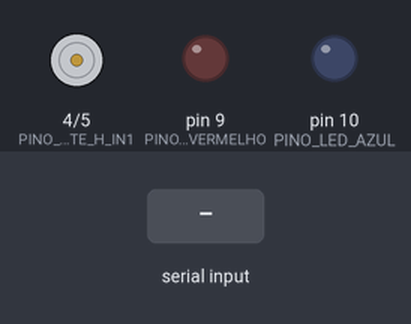
This sketch was run on a simulated Arduino Uno, built with avr-gcc and run on an emulated ATmega328P. On the bench: motor-driver pin pairs drawn as motors (green arrow = first pin HIGH = forward, orange = second pin HIGH = backward, longer = more drive, scaled by the enable pin), output pins drawn as LEDs (lit = HIGH). The inputs (shaded band) are chosen by the test bench. What the sketch prints to the serial monitor is not drawn.

Above: at 1.2 s.
1.3 s: "G" received over Serial
At 2.7 s:
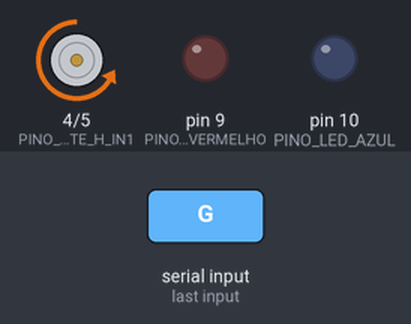
4.3 s: "O" received over Serial
At 5.5 s:
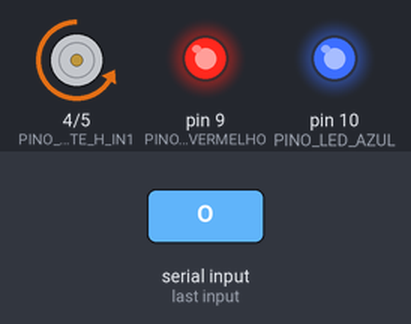
6.0 s: "V" received over Serial
At 6.8 s:
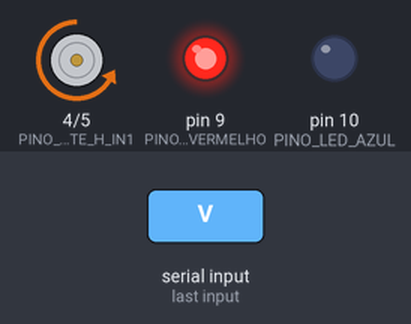
7.7 s: "A" received over Serial
At 9.1 s:
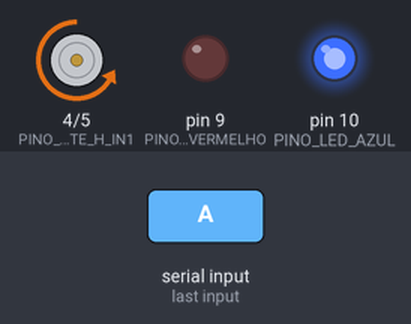
9.4 s: "O" received over Serial
At 10.6 s:
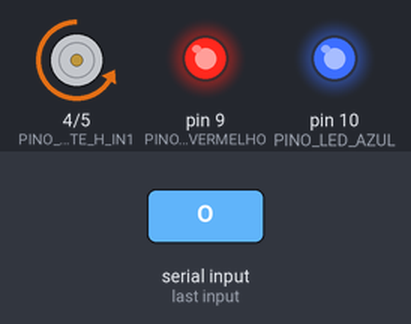
Timing chart, 0 to 12.1 s (numbered marks = the images above; inputs shaded):
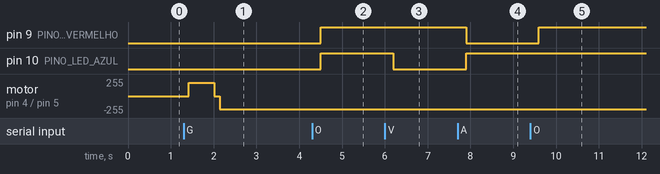

Measured:
- after the input at 1.3 s, motor on pin 4 (PINO_PONTE_H_IN1) / pin 5 (PINO_PONTE_H_IN2): stopped → forward 200/255 after 0.12 s, → stopped 0.60 s later, → backward 200/255 0.12 s later
- after the input at 4.3 s, pin 9 (PINO_LED_VERMELHO), pin 10 (PINO_LED_AZUL): LOW → HIGH after 0.20 s
- after the input at 6.0 s, pin 10 (PINO_LED_AZUL): HIGH → LOW after 0.20 s
- after the input at 7.7 s, pin 9 (PINO_LED_VERMELHO): HIGH → LOW after 0.20 s; pin 10 (PINO_LED_AZUL): LOW → HIGH after 0.20 s
- after the input at 9.4 s, pin 9 (PINO_LED_VERMELHO): LOW → HIGH after 0.20 s

The sketch:

madara_arduino.ino
```cpp
/*
 * ==========================================================================
 *   PROJETO M.A.D.A.R.A. - Corpo do boneco (Arduino)
 * ==========================================================================
 *
 * Recebe comandos do Python (modulos/arduino.py) pela porta serial e
 * controla:
 *   - dois LEDs, que são os OLHOS do boneco;
 *   - um motor DC, ligado por uma ponte H, que gira a CABEÇA.
 *
 * Protocolo: um caractere por comando, a 9600 baud - mesmo formato do
 * 'arduino_serial.ino' do professor:
 *
 *   'O' -> acende os dois LEDs    'G' -> começa a girar a cabeça
 *   'o' -> apaga os dois LEDs     'P' -> para e volta a cabeça ao centro
 *   'V' -> só o LED vermelho      (Sharingan)
 *   'A' -> só o LED azul          (Rinnegan)
 *
 * Ligações (Arduino Uno):
 *   Ponte H  ENA : pino 3  (velocidade, por PWM)
 *   Ponte H  IN1 : pino 4  (sentido)
 *   Ponte H  IN2 : pino 5  (sentido)
 *   Motor        : OUT1 e OUT2 da ponte H
 *   LED vermelho : pino 9  -> resistor de 220 ohms -> LED -> GND
 *   LED azul     : pino 10 -> resistor de 220 ohms -> LED -> GND
 *
 * Os LEDs usam os pinos 9 e 10 porque precisam de PWM (analogWrite) para
 * acender gradualmente. No Uno só os pinos 3, 5, 6, 9, 10 e 11 têm PWM;
 * o 3 e o 5 já são da ponte H, e o 9 e o 10 usam o mesmo timer, então os
 * dois LEDs brilham exatamente na mesma frequência.
 *
 * Como a cabeça "vai e volta" com um motor DC:
 *   Um motor DC não sabe em que posição está - ele só gira para um lado ou
 *   para o outro. Então o sketch ESTIMA a posição pelo tempo: se o motor
 *   ficou 300 ms girando para a direita, a cabeça está "300 ms à direita"
 *   do centro. Com isso ele faz a cabeça oscilar em volta do centro e, ao
 *   parar, gira de volta o tempo necessário para ela ficar de frente.
 *   É uma estimativa: a inércia do motor acumula um pequeno erro a cada
 *   parada. Se a cabeça for "fugindo" do centro, recentralize com ela
 *   desligada (girando à mão).
 *
 * Por que não existe nenhum delay() aqui: enquanto a cabeça gira, a placa
 * precisa continuar lendo a serial para obedecer o 'o' e o 'P' na hora.
 * Um delay() congelaria tudo. Em vez disso, cada parte confere com millis()
 * quanto tempo passou.
 */

// ----------------------------- Pinos -----------------------------------
const int PINO_PONTE_H_ENA = 3;
const int PINO_PONTE_H_IN1 = 4;
const int PINO_PONTE_H_IN2 = 5;
const int PINO_LED_VERMELHO = 9;
const int PINO_LED_AZUL = 10;

// ----------------------------- Cabeça ----------------------------------
// Velocidade do motor, de 0 a 255 (PWM no ENA). Se o motor só zumbir e
// não girar, aumente: a ponte H "come" cerca de 2 V da alimentação.
const int VELOCIDADE_CABECA = 200;

// Quanto tempo o motor gira do centro até cada lado. Aumente para a cabeça
// virar mais; diminua se ela bater em algum limite do boneco.
const long AMPLITUDE_GIRO_MS = 600;

// Pausa com o motor freado antes de inverter o sentido. Inverter de uma
// vez gera um pico de corrente que pode reiniciar o Arduino e força as
// engrenagens.
const unsigned long PAUSA_INVERSAO_MS = 120;

// Trava de segurança: se o Python travar e nunca mandar 'P', a cabeça para
// sozinha (e volta ao centro) depois desse tempo.
const unsigned long TEMPO_MAXIMO_GIRO_MS = 30000;

// ----------------------------- Olhos -----------------------------------
// Os LEDs acendem e apagam com um fade curto (cerca de 0,2 s).
const int BRILHO_MAXIMO = 255;
const int PASSO_BRILHO = 5;
const unsigned long INTERVALO_PASSO_BRILHO_MS = 4;

// ----------------------------- Estado ----------------------------------
enum EstadoCabeca { PARADA, GIRANDO, PAUSA, VOLTANDO_AO_CENTRO };

EstadoCabeca estadoCabeca = PARADA;
EstadoCabeca estadoAposPausa = PARADA;  // para onde ir quando a pausa acabar
int sentido = 1;                        // +1 = direita, -1 = esquerda
long posicaoEstimadaMs = 0;             // 0 = centro; + direita; - esquerda
unsigned long instanteUltimaAtualizacao = 0;
unsigned long instanteInicioPausa = 0;
unsigned long instanteInicioGiro = 0;

// Cada LED tem o próprio brilho, para o Sharingan e o Rinnegan acenderem
// só um deles.
int brilhoAtualVermelho = 0;
int brilhoDesejadoVermelho = 0;
int brilhoAtualAzul = 0;
int brilhoDesejadoAzul = 0;
unsigned long instanteUltimoPassoBrilho = 0;


void setup() {
  pinMode(PINO_PONTE_H_ENA, OUTPUT);
  pinMode(PINO_PONTE_H_IN1, OUTPUT);
  pinMode(PINO_PONTE_H_IN2, OUTPUT);
  pinMode(PINO_LED_VERMELHO, OUTPUT);
  pinMode(PINO_LED_AZUL, OUTPUT);

  frearMotor();
  analogWrite(PINO_LED_VERMELHO, 0);
  analogWrite(PINO_LED_AZUL, 0);

  Serial.begin(9600);
  // Avisa o Python que terminou de ligar (ver Arduino._aguardar_pronto).
  // O "v2" avisa o Python que esta versão sabe acender cada LED sozinho
  // ('V' e 'A'). Com o sketch antigo, que manda só "PRONTO", o Python acende
  // os dois LEDs no lugar.
  Serial.println("PRONTO v2");
}

void loop() {
  // A ordem importa: a posição precisa ser contabilizada ANTES de ler os
  // comandos. Se um 'P' frear o motor primeiro, o último instante em que
  // ele ainda girava nunca entra na conta - e esse erro, sempre para o
  // mesmo lado, vai entortando a cabeça a cada parada.
  atualizarPosicaoEstimada();
  lerComandos();
  atualizarOlhos();
  atualizarCabeca();
}


// Lê todos os caracteres que chegaram pela serial e executa cada um.
void lerComandos() {
  while (Serial.available() > 0) {
    char comando = Serial.read();

    if (comando == 'O') {
      definirLeds(BRILHO_MAXIMO, BRILHO_MAXIMO);
    }
    else if (comando == 'o') {
      definirLeds(0, 0);
    }
    else if (comando == 'V') {
      definirLeds(BRILHO_MAXIMO, 0);   // Sharingan: só o vermelho
    }
    else if (comando == 'A') {
      definirLeds(0, BRILHO_MAXIMO);   // Rinnegan: só o azul
    }
    else if (comando == 'G') {
      comecarGiro();
    }
    else if (comando == 'P') {
      voltarAoCentro();
    }
    // Qualquer outro caractere (como '\n') é ignorado.
  }
}


// ----------------------------- Olhos -----------------------------------
// Define o brilho que cada LED deve alcançar (o fade é feito aos poucos).
void definirLeds(int vermelho, int azul) {
  brilhoDesejadoVermelho = vermelho;
  brilhoDesejadoAzul = azul;
}

// Dá um passo de brilho em direção ao valor desejado.
int aproximar(int atual, int desejado) {
  if (atual < desejado) return min(atual + PASSO_BRILHO, desejado);
  return max(atual - PASSO_BRILHO, desejado);
}

// Aproxima o brilho de cada LED do valor desejado, um passo por vez.
void atualizarOlhos() {
  if (brilhoAtualVermelho == brilhoDesejadoVermelho &&
      brilhoAtualAzul == brilhoDesejadoAzul) return;
  if (millis() - instanteUltimoPassoBrilho < INTERVALO_PASSO_BRILHO_MS) return;
  instanteUltimoPassoBrilho = millis();

  brilhoAtualVermelho = aproximar(brilhoAtualVermelho, brilhoDesejadoVermelho);
  brilhoAtualAzul = aproximar(brilhoAtualAzul, brilhoDesejadoAzul);
  analogWrite(PINO_LED_VERMELHO, brilhoAtualVermelho);
  analogWrite(PINO_LED_AZUL, brilhoAtualAzul);
}


// ----------------------------- Motor -----------------------------------
// Liga o motor no sentido indicado (+1 direita, -1 esquerda).
void ligarMotor(int novoSentido) {
  digitalWrite(PINO_PONTE_H_IN1, novoSentido > 0 ? HIGH : LOW);
  digitalWrite(PINO_PONTE_H_IN2, novoSentido > 0 ? LOW : HIGH);
  analogWrite(PINO_PONTE_H_ENA, VELOCIDADE_CABECA);
}

// Freia o motor: com ENA ligado e IN1 = IN2, a ponte H curto-circuita os
// terminais do motor, que para na hora em vez de continuar girando solto.
void frearMotor() {
  digitalWrite(PINO_PONTE_H_IN1, LOW);
  digitalWrite(PINO_PONTE_H_IN2, LOW);
  analogWrite(PINO_PONTE_H_ENA, 255);
}

// Freia, espera PAUSA_INVERSAO_MS e depois segue no 'novoSentido'.
void pausarEDepois(EstadoCabeca proximoEstado, int novoSentido) {
  frearMotor();
  sentido = novoSentido;
  estadoAposPausa = proximoEstado;
  estadoCabeca = PAUSA;
  instanteInicioPausa = millis();
}


// ----------------------------- Cabeça ----------------------------------
void comecarGiro() {
  instanteInicioGiro = millis();

  if (estadoCabeca == GIRANDO) return;  // já está girando

  if (estadoCabeca == PAUSA) {           // já vai voltar a girar
    estadoAposPausa = GIRANDO;
    return;
  }

  if (estadoCabeca == PARADA) {
    // Também passa pela pausa: a cabeça pode ter acabado de frear vindo
    // da esquerda, e arrancar para a direita na hora seria uma inversão
    // brusca - o mesmo pico de corrente que a pausa existe para evitar.
    pausarEDepois(GIRANDO, 1);
    return;
  }

  // VOLTANDO_AO_CENTRO: volta a girar, no sentido em que já está.
  estadoCabeca = GIRANDO;
}

void voltarAoCentro() {
  if (estadoCabeca == PARADA) return;

  // Já está no centro: só freia, sem ligar o motor nem por um instante.
  if (posicaoEstimadaMs == 0) {
    frearMotor();
    estadoCabeca = PARADA;
    return;
  }

  // Sentido que leva a cabeça de volta para a posição 0 (o centro).
  int sentidoDoCentro = (posicaoEstimadaMs > 0) ? -1 : 1;

  if (estadoCabeca == PAUSA) {
    sentido = sentidoDoCentro;
    estadoAposPausa = VOLTANDO_AO_CENTRO;
  }
  else if (sentido == sentidoDoCentro) {
    estadoCabeca = VOLTANDO_AO_CENTRO;   // já está indo para o centro
  }
  else {
    pausarEDepois(VOLTANDO_AO_CENTRO, sentidoDoCentro);  // precisa inverter
  }
}

// Soma à posição o tempo em que o motor ficou ligado desde a última volta
// do loop(), no sentido em que ele estava girando.
void atualizarPosicaoEstimada() {
  unsigned long agora = millis();
  unsigned long passou = agora - instanteUltimaAtualizacao;
  instanteUltimaAtualizacao = agora;

  if (estadoCabeca == GIRANDO || estadoCabeca == VOLTANDO_AO_CENTRO) {
    posicaoEstimadaMs += sentido * (long)passou;
  }
}

void atualizarCabeca() {
  unsigned long agora = millis();

  switch (estadoCabeca) {
    case GIRANDO:
      if (agora - instanteInicioGiro > TEMPO_MAXIMO_GIRO_MS) {
        voltarAoCentro();  // trava de segurança
      }
      else if (sentido * posicaoEstimadaMs >= AMPLITUDE_GIRO_MS) {
        pausarEDepois(GIRANDO, -sentido);  // chegou no lado: inverte
      }
      break;

    case PAUSA:
      if (agora - instanteInicioPausa >= PAUSA_INVERSAO_MS) {
        estadoCabeca = estadoAposPausa;
        ligarMotor(sentido);
      }
      break;

    case VOLTANDO_AO_CENTRO:
      // Passou (ou chegou) no centro, vindo de qualquer um dos lados.
      if (sentido * posicaoEstimadaMs >= 0) {
        frearMotor();
        posicaoEstimadaMs = 0;
        estadoCabeca = PARADA;
      }
      break;

    case PARADA:
      break;
  }
}
```
